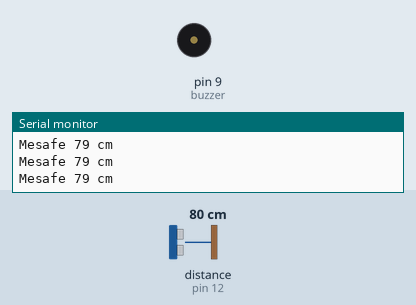
Simulated run of this sketch. Board: Arduino Uno, built with avr-gcc and run on an emulated ATmega328P. On the bench: buzzer (waves = sounding), the last lines printed to the serial monitor. Wiring (inferred from the names in the program): ultrasonic range finder: trigger pin 13; echo pin 12. The inputs (shaded band) are chosen by the test bench; at power-on: distance to the obstacle (sensor on pin 12) 80 cm. The echo pulse lasts 58.3 µs per cm.

Above: at 1.2 s.
1.3 s: distance to the obstacle (sensor on pin 12) set to 33 cm
2.8 s: distance to the obstacle (sensor on pin 12) set to 28 cm
At 4.1 s:
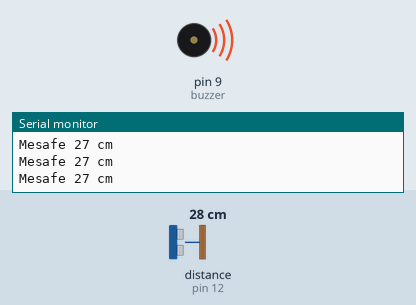
Timing chart, 0 to 5.8 s (numbered marks = the images above; inputs shaded):
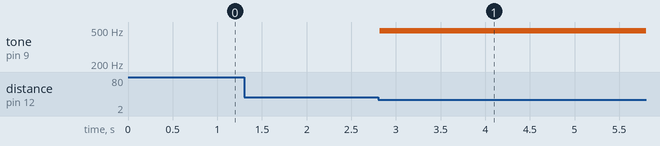

Measured:
- the behaviour switches between 31 and 30 cm on distance to the obstacle (sensor on pin 12) (found by bisection; images 0 and 1)
- after the input at 2.8 s, tone on pin 9 (buzzer): silent → 490 Hz at once

The sketch:

ultrasonik_sensor.ino
```cpp
int buzzer = 9;
int trigPin = 13;
int echoPin = 12;

long zaman;
long mesafe;

void setup(){
   Serial.begin(9600);
  pinMode(trigPin, OUTPUT);
  pinMode(echoPin,INPUT);
  pinMode(buzzer, OUTPUT);

}
void loop()
{
  digitalWrite(trigPin, LOW);
  delayMicroseconds(5);
  digitalWrite(trigPin, HIGH);
  delayMicroseconds(10);
  digitalWrite(trigPin, LOW);
  zaman = pulseIn(echoPin, HIGH);//echoPin HIGH olana kadar geçen zamanı hesapla
  mesafe= (zaman /29.1)/2;
  Serial.print("Mesafe ");
  Serial.print(mesafe);
  Serial.println(" cm");

if(mesafe<30){

  analogWrite(buzzer,10);
  }
  else{
    digitalWrite(buzzer,LOW);

    }


}
```
